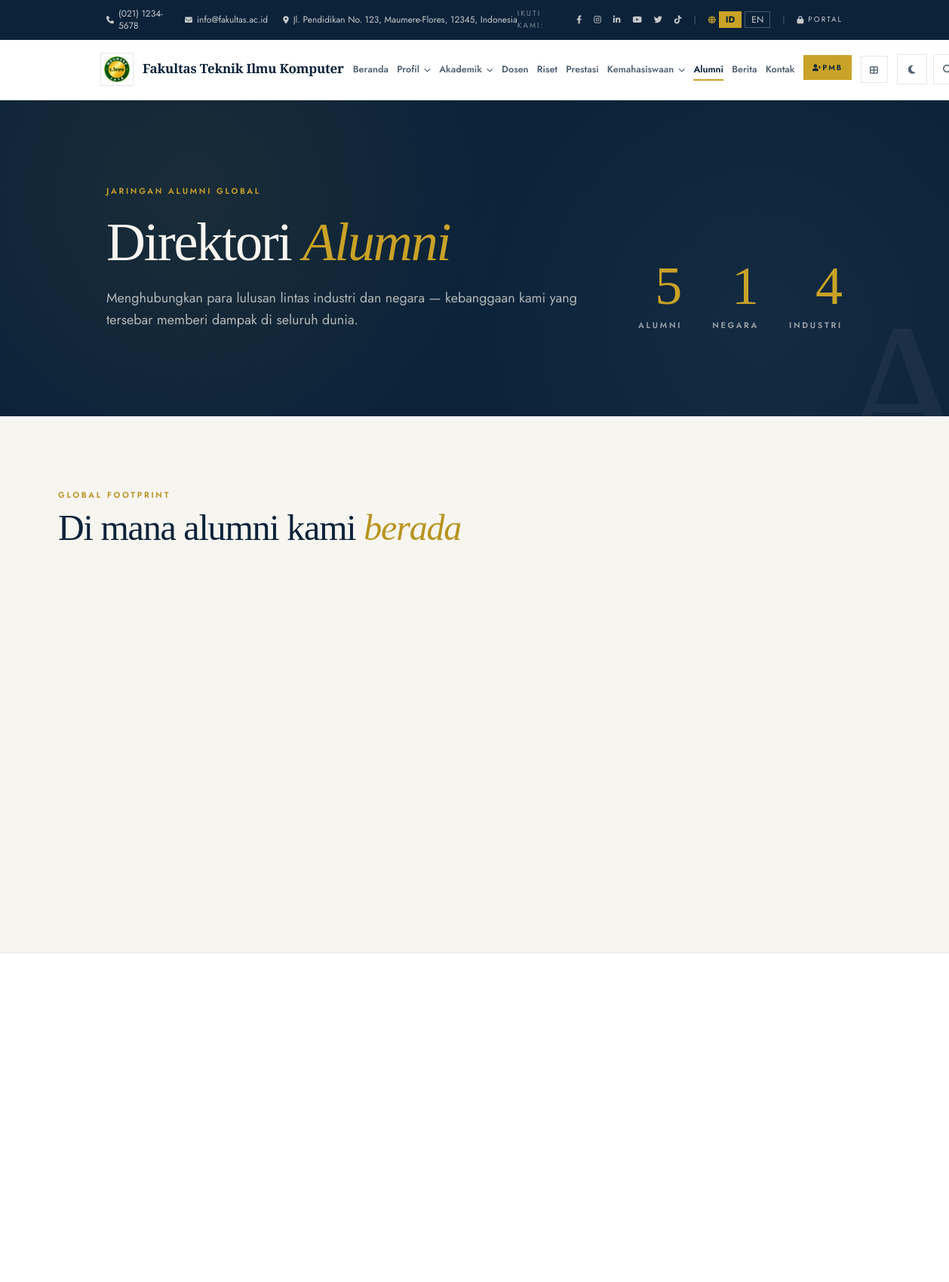
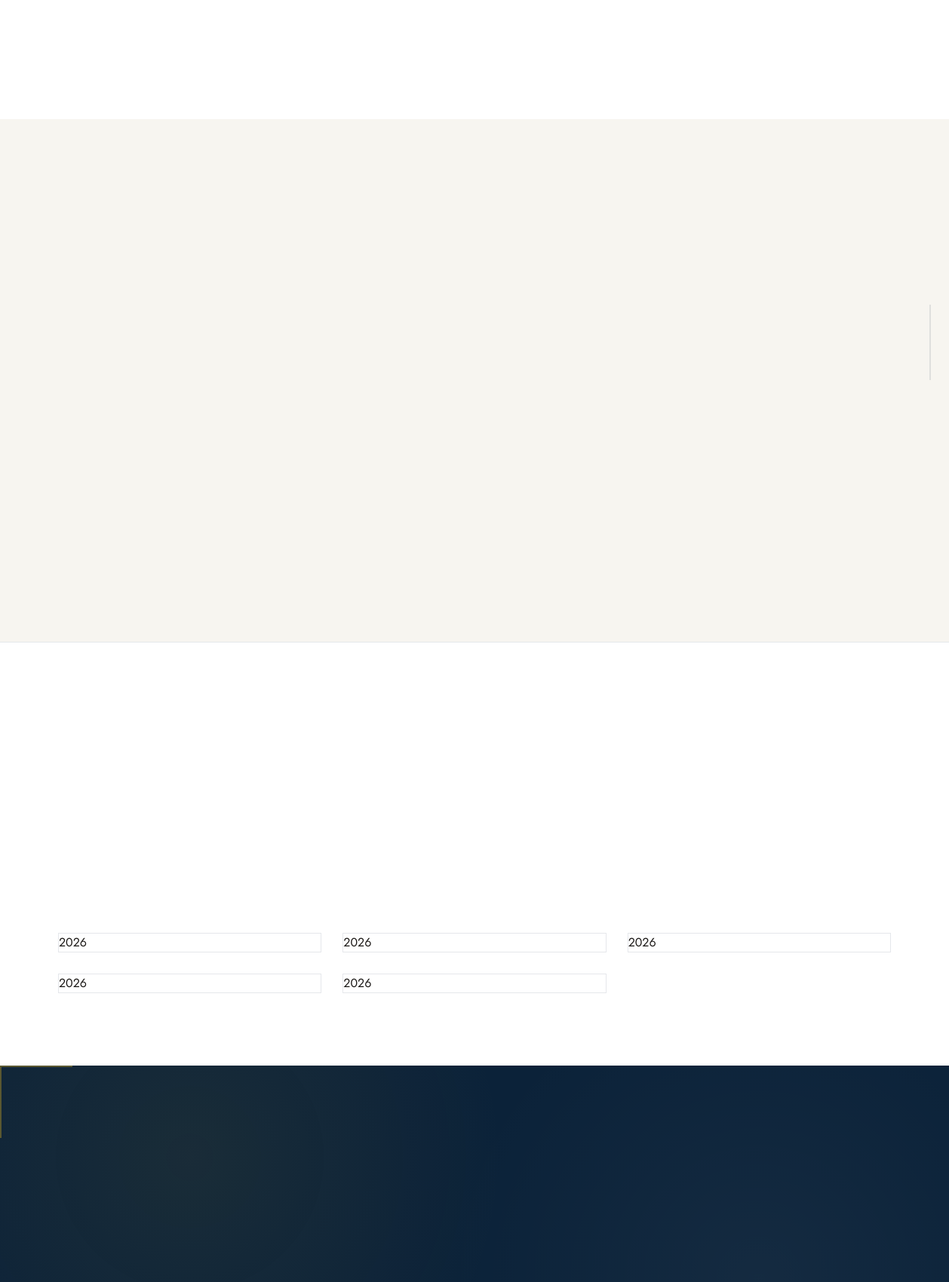
/index.php/alumni (upper part), run on the app's committed database (2 pictures, top to bottom).
### tables this page shows
CREATE TABLE `site_settings` (
  `id` int(11) NOT NULL AUTO_INCREMENT,
  `setting_key` varchar(100) NOT NULL,
  `setting_value` text,
  `setting_type` enum('text','number','image','json') DEFAULT 'text',
  `updated_at` datetime DEFAULT CURRENT_TIMESTAMP ON UPDATE CURRENT_TIMESTAMP,
  PRIMARY KEY (`id`),
  UNIQUE KEY `setting_key` (`setting_key`)
);

CREATE TABLE `alumni` (
  `id` int(11) NOT NULL AUTO_INCREMENT,
  `full_name` varchar(255) NOT NULL,
  `nim` varchar(50) DEFAULT NULL,
  `study_program_id` int(11) DEFAULT NULL,
  `graduation_year` year(4) DEFAULT NULL,
  `email` varchar(255) NOT NULL,
  `phone` varchar(50) DEFAULT NULL,
  `password_hash` varchar(255) DEFAULT NULL,
  `photo` varchar(255) DEFAULT NULL,
  `current_position` varchar(255) DEFAULT NULL,
  `company` varchar(255) DEFAULT NULL,
  `industry` varchar(100) DEFAULT NULL,
  `city` varchar(100) DEFAULT NULL,
  `country` varchar(100) DEFAULT 'Indonesia',
  `linkedin_url` varchar(255) DEFAULT NULL,
  `website_url` varchar(255) DEFAULT NULL,
  `bio` text,
  `achievements` text,
  `status` enum('pending','approved','rejected') DEFAULT 'pending',
  `created_at` datetime DEFAULT CURRENT_TIMESTAMP,
  `updated_at` datetime DEFAULT CURRENT_TIMESTAMP ON UPDATE CURRENT_TIMESTAMP,
  PRIMARY KEY (`id`),
  UNIQUE KEY `email` (`email`),
  KEY `status` (`status`),
  KEY `graduation_year` (`graduation_year`),
  KEY `study_program_id` (`study_program_id`)
);

### application/views/frontend/alumni_index.php (the view, shortened to what the rows shown need)
<?php $EN = (get_site_lang() == 'en'); ?>
<?php
$country_aliases = [
    'united kingdom'=>'UK','inggris'=>'UK','britain'=>'UK','england'=>'UK',
    'united states'=>'USA','amerika serikat'=>'USA','amerika'=>'USA','us'=>'USA',
    'jepang'=>'Japan','korea selatan'=>'South Korea','korea'=>'South Korea',
    'tiongkok'=>'China','arab saudi'=>'Saudi Arabia','saudi'=>'Saudi Arabia',
    'uni emirat arab'=>'UAE','emirates'=>'UAE','turki'=>'Turkey','mesir'=>'Egypt',
    'afrika selatan'=>'South Africa','jerman'=>'Germany','prancis'=>'France','perancis'=>'France',
    'belanda'=>'Netherlands','spanyol'=>'Spain','italia'=>'Italy','rusia'=>'Russia',
    'kanada'=>'Canada','meksiko'=>'Mexico','brasil'=>'Brazil','selandia baru'=>'New Zealand',
    'singapura'=>'Singapore','filipina'=>'Philippines',
];
function al_country_key($raw, $aliases) {
    $raw = trim((string)$raw);
    $low = strtolower($raw);
    return $raw;
}
?>
<section class="bg-navy text-ivory relative overflow-hidden">
    <div class="container mx-auto px-6 py-20 md:py-28 relative z-10">
        <div class="flex flex-col md:flex-row md:items-end justify-between gap-8">
            <div class="max-w-3xl">
                <h1 class="font-serif font-light tracking-[-0.03em] leading-[1.02] text-5xl md:text-7xl">
                    <?= $EN ? 'Our <em class="italic text-gold">Alumni</em> Directory' : 'Direktori <em class="italic text-gold">Alumni</em>' ?>
                </h1>
            </div>
        </div>
    </div>
</section>
<section class="py-16 md:py-24 bg-ivory">
    <div class="container mx-auto px-6 max-w-6xl">
        <div class="al-reveal mb-12">
            <h2 class="font-serif text-3xl md:text-5xl font-light text-navy tracking-tight">
                <?= $EN ? 'Where our alumni <em class="italic text-gold-muted">live</em>' : 'Di mana alumni kami <em class="italic text-gold-muted">berada</em>' ?>
            </h2>
        </div>
    </div>
</section>
<section class="py-16 md:py-24 bg-white border-t border-gray-200" id="directorySection">
    <div class="container mx-auto px-6 max-w-6xl">
        <?php if (empty($alumni)): ?>
            <div class="text-center py-24 bg-ivory border border-gray-200">
                <i class="fas fa-user-graduate text-5xl text-gray-300 mb-5"></i>
                <p class="font-serif text-2xl text-navy font-light"><?= $EN ? 'No alumni found.' : 'Belum ada alumni.' ?></p>
            </div>
        <?php else: ?>
        <div class="grid md:grid-cols-2 lg:grid-cols-3 gap-7" id="alumniGrid">
            <?php foreach ($alumni as $a): ?>
            <div class="dir-card bg-white border border-gray-200 group relative overflow-hidden flex flex-col"
                 data-name="<?= strtolower(html_escape($a->full_name)) ?>"
                 data-company="<?= strtolower(html_escape($a->company ?? '')) ?>"
                 data-position="<?= strtolower(html_escape($a->current_position ?? '')) ?>"
                 data-year="<?= $a->graduation_year ?>"
                 data-prodi="<?= $a->study_program_id ?>"
                 data-country="<?= html_escape(al_country_key($a->country ?? '', $country_aliases)) ?>">
            </div>
            <?php endforeach; ?>
        </div>
        <?php endif; ?>
    </div>
</section>

### application/views/templates/header.php (shortened to what the rows shown need)
<?php
$CI =& get_instance();
$app_scale      = $CI->Setting_model->get('font_scale', 'md');
$site_lang      = get_site_lang();
$EN             = ($site_lang == 'en');
$site_name      = $CI->Setting_model->get('site_name', 'Fakultas Ilmu Komputer');
$site_logo      = $CI->Setting_model->get('site_logo', '');
$contact_phone  = $CI->Setting_model->get('contact_phone', '(021) 1234-5678');
$contact_email  = $CI->Setting_model->get('contact_email', 'info@fakultas.ac.id');
$contact_address= $CI->Setting_model->get('contact_address', 'Jakarta, Indonesia');
$name_parts = preg_split('/\s*[&]\s*/', $site_name, 2);
$name_line1 = trim($name_parts[0] ?? $site_name);
?>
<!DOCTYPE html>
<html lang="<?= $site_lang ?>" class="fs-<?= html_escape($app_scale) ?>">
<head>
    <script src="https://cdn.tailwindcss.com"></script>
    <link rel="stylesheet" href="https://cdnjs.cloudflare.com/ajax/libs/font-awesome/6.4.0/css/all.min.css">
    <link rel="stylesheet" href="<?= base_url('assets/css/public.css') ?>">
</head>
<body class="bg-ivory">
<div class="bg-navy text-ivory/80 text-xs py-2.5 border-b border-navy-light">
    <div class="container mx-auto px-6 flex justify-between items-center">
        <div class="flex gap-5 items-center">
            <?php if ($contact_phone): ?>
            <a href="tel:<?= preg_replace('/[^0-9+]/', '', $contact_phone) ?>" class="hidden sm:inline-flex items-center gap-1.5 hover:text-gold transition" aria-label="<?= $EN ? 'Call us' : 'Telepon kami' ?>">
                <i class="fas fa-phone text-[10px]"></i><span><?= html_escape($contact_phone) ?></span>
            </a>
            <?php endif; ?>
            <?php if ($contact_email): ?>
            <a href="mailto:<?= html_escape($contact_email) ?>" class="hidden md:inline-flex items-center gap-1.5 hover:text-gold transition" aria-label="<?= $EN ? 'Email us' : 'Email kami' ?>">
                <i class="fas fa-envelope text-[10px]"></i><span><?= html_escape($contact_email) ?></span>
            </a>
            <?php endif; ?>
            <?php if ($contact_address): ?>
            <span class="hidden lg:inline-flex items-center gap-1.5">
                <i class="fas fa-map-marker-alt text-[10px]"></i><span class="max-w-xs truncate"><?= html_escape($contact_address) ?></span>
            </span>
            <?php endif; ?>
        </div>
    </div>
</div>
<nav id="mainNav" class="bg-white sticky top-0 z-50 transition-all duration-300 border-b border-gray-200/60" aria-label="Main navigation">
    <div class="container mx-auto px-4 xl:px-6">
        <div id="navInner" class="flex justify-between items-center gap-3 xl:gap-4 py-4 xl:py-5 transition-all duration-300">
            <a href="<?= base_url() ?>" class="brand-link flex items-center gap-3 shrink-0" title="<?= html_escape($site_name) ?>" aria-label="<?= html_escape($site_name) ?> - Home">
                <span class="brand-logo-wrap inline-flex">
                    <?php if ($site_logo): ?>
                        <img src="<?= base_url('assets/uploads/' . $site_logo) ?>" class="w-11 h-11 xl:w-12 xl:h-12 object-contain bg-white border border-gray-200 p-1" alt="Logo">
                    <?php else: ?>
                        <span class="w-11 h-11 xl:w-12 xl:h-12 bg-navy flex items-center justify-center text-ivory font-serif font-bold text-xl tracking-tight">F</span>
                    <?php endif; ?>
                </span>
                <span class="hidden lg:block leading-tight">
                    <span class="brand-name whitespace-nowrap"><?= html_escape($name_line1) ?></span>
                </span>
            </a>
        </div>
    </div>
</nav>
<main id="main-content">

### data on the page
site_settings: setting_value "(021) 1234-5678"
site_settings: setting_value "info@fakultas.ac.id"
site_settings: setting_value "Jl. Pendidikan No. 123, Maumere-Flores, 12345, Indonesia"
site_settings: setting_value (picture)
site_settings: setting_value "Fakultas Teknik Ilmu Komputer"

### other printed values
t('topbar_follow') "IKUTI KAMI"
t('topbar_portal') "PORTAL"
t('nav_home') "Beranda"
t('nav_profil') "Profil"
t('nav_akademik') "Akademik"
t('nav_dosen') "Dosen"
t('nav_riset') "Riset"
t('nav_prestasi') "Prestasi"
t('nav_kemahasiswaan') "Kemahasiswaan"
t('nav_berita') "Berita"
$stats['total'] "5"
$stats['countries'] "1"
$stats['industries'] "4"
